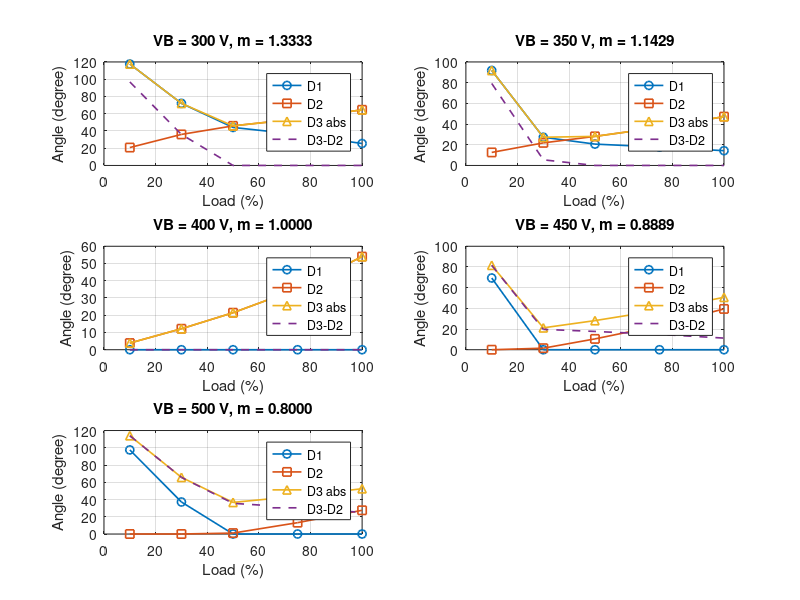
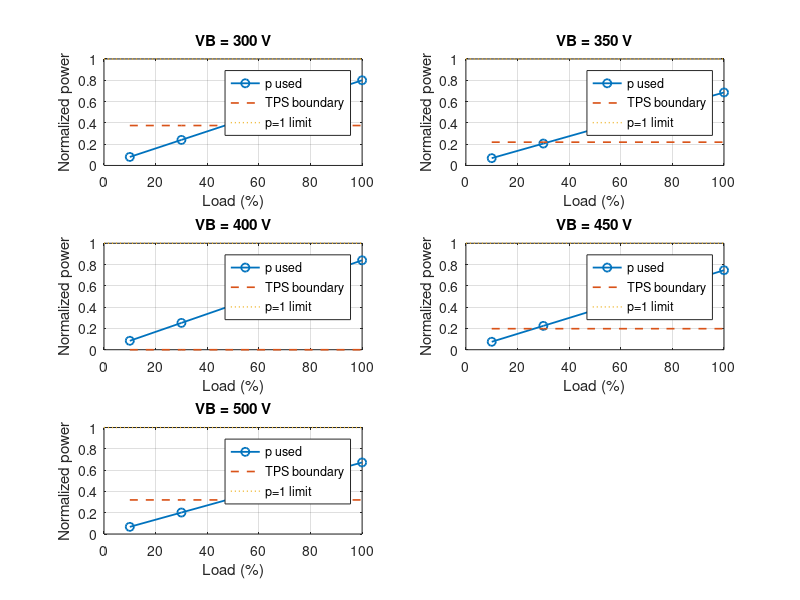
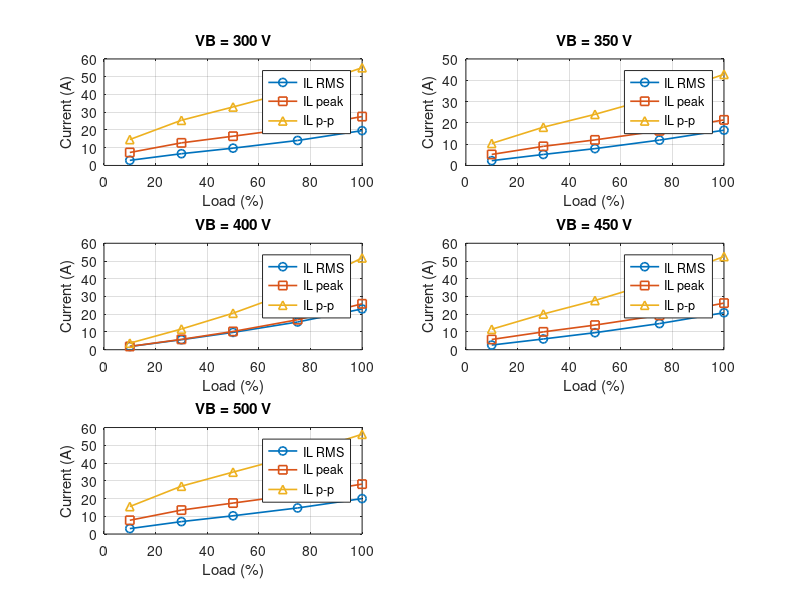
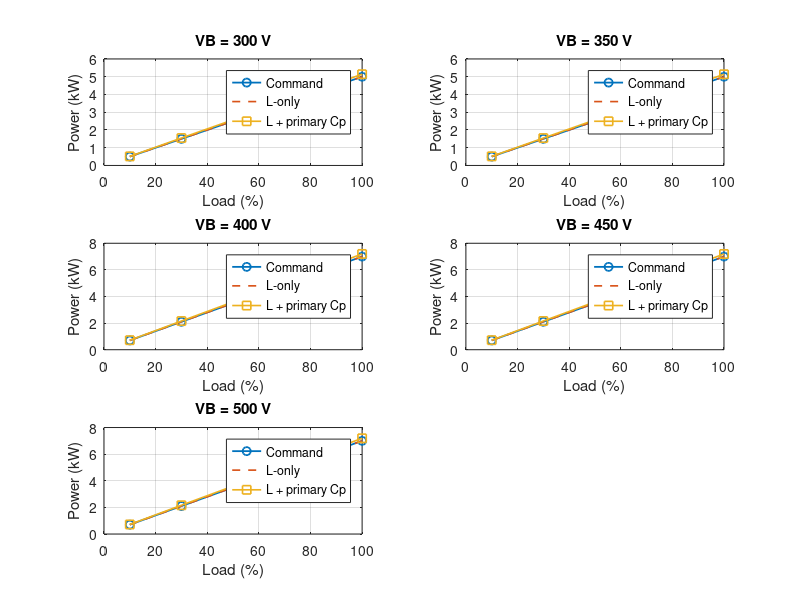

MATLAB code to generate these figures, in order: (Note: this script raises an error after producing the figures.)
function DAB_TPS_LOAD_POINTS_2018_V2()
% DAB_TPS_LOAD_POINTS_2018_V2
%
% MATLAB R2018a/R2018b compatible.
%
% Revised design:
%   VA                   = 400 V
%   VB                   = 300, 350, 400, 450, 500 V
%   Transformer ratio    = 1:1
%   Switching frequency  = 80 kHz
%   DAB inductance       = 30 uH
%   Output capacitor     = 1000 uF
%   Primary series Cp    = 4.7 uF
%   Secondary series C   = removed
%
% Load points:
%   10%, 30%, 50%, 75%, 100%
%
% Full-load power:
%   VB <= 350 V          5 kW
%   350 V < VB < 400 V   linear 5 kW to 7 kW
%   VB >= 400 V          7 kW
%
% This file calculates and plots:
%
%   A. TPS control variables
%      - m = n*VA/VB
%      - Pbase = VA*VB/(8*n*fs*L)
%      - p = Pref/Pbase
%      - power headroom
%      - TPS mode boundary
%      - D1, D2, D3
%      - D1, D2, D3 electrical angles
%
%   B. DAB electrical waveforms
%      - primary H4 bridge voltage vA
%      - secondary H4 bridge voltage vB referred to primary
%      - DAB transfer-inductor voltage vL
%      - DAB transfer-inductor current iL
%
%   C. Current stress
%      - iL RMS
%      - iL peak
%      - iL peak-to-peak
%      - average absolute iL
%      - crest factor
%
%   D. Power-quality and circulation metrics
%      - reconstructed transferred power
%      - primary backflow power
%      - secondary backflow power
%      - circulation-power proxy
%
%   E. Capacitor stress
%      - primary 4.7-uF capacitor RMS/peak voltage
%      - primary capacitor RMS current
%      - output-capacitor RMS ripple current
%      - output-capacitor switching ripple voltage
%
%   F. Commutation and PWM margins
%      - minimum primary-leg commutation current magnitude
%      - minimum secondary-leg commutation current magnitude
%      - minimum all-leg commutation current magnitude
%      - leakage-inductor energy at minimum commutation current
%      - primary active pulse width
%      - secondary active pulse width
%      - PWM counts at 100-MHz TBCLK
%
% Important:
%   The TPS command law is still based on the ideal VA/VB/L/fs power model.
%   The primary series capacitor is evaluated as a plant effect; it does not
%   silently modify the TPS closed-form equations.
%
% Run:
%   DAB_TPS_LOAD_POINTS_2018_V2
%
% Output directory:
%   DAB_TPS_LOAD_POINT_RESULTS_V2

clc;
close all;

cfg = default_configuration();

if exist(cfg.output_dir, 'dir') == 0
    mkdir(cfg.output_dir);
end

print_configuration(cfg);

result = calculate_all_operating_points(cfg);

plot_phase_angles(result, cfg);
plot_power_utilization(result, cfg);
plot_current_stress(result, cfg);
plot_power_tracking(result, cfg);
plot_backflow_power(result, cfg);
plot_primary_capacitor_stress(result, cfg);
plot_output_capacitor_stress(result, cfg);
plot_commutation_margin(result, cfg);
plot_pulse_widths(result, cfg);
plot_all_waveform_cases(result, cfg);

write_result_csv(result, cfg);
print_operating_point_table(result, cfg);

fprintf('\nCompleted.\n');
fprintf('Result directory: %s\n\n', cfg.output_dir);

end


%==========================================================================
% Configuration
%==========================================================================
function cfg = default_configuration()

cfg.VA_V = 400.0;

cfg.VB_cases_V = [300.0 350.0 400.0 450.0 500.0];
cfg.load_ratio = [0.10 0.30 0.50 0.75 1.00];

cfg.n = 1.0;
cfg.fs_Hz = 80e3;
cfg.Ts_s = 1.0 / cfg.fs_Hz;

% Revised from 25 uH to 30 uH.
cfg.L_H = 30e-6;

cfg.Co_F = 1000e-6;

% Primary series capacitor only.
cfg.Cprimary_F = 4.7e-6;

% Primary-referred lumped damping resistance.
% Replace with the measured total HF series resistance when available.
cfg.Rseries_ohm = 20e-3;

cfg.Plow_W = 5000.0;
cfg.Prated_W = 7000.0;
cfg.Vderate_end_V = 350.0;
cfg.Vrated_start_V = 400.0;

% Keep a small numerical margin from the p = 1 singular endpoint.
cfg.p_limit = 0.995;

cfg.wave_samples = 16384;

cfg.TBCLK_Hz = 100e6;
cfg.TBPRD = round(cfg.TBCLK_Hz / cfg.fs_Hz);
cfg.half_TBPRD = cfg.TBPRD / 2.0;

cfg.output_dir = 'DAB_TPS_LOAD_POINT_RESULTS_V2';
cfg.save_figures = 1;

end


%==========================================================================
% Calculate every VB/load operating point
%==========================================================================
function result = calculate_all_operating_points(cfg)

number_of_VB = length(cfg.VB_cases_V);
number_of_loads = length(cfg.load_ratio);
Npoint = number_of_VB * number_of_loads;

fields = { ...
    'VB_V', ...
    'load_percent', ...
    'P100_W', ...
    'Pref_W', ...
    'Iout_command_A', ...
    'm', ...
    'Pbase_W', ...
    'p_raw', ...
    'p', ...
    'p_headroom', ...
    'P_headroom_W', ...
    'p_boundary', ...
    'distance_to_boundary', ...
    'feasible', ...
    'mode_id', ...
    'D1', ...
    'D2', ...
    'D3', ...
    'D1_deg', ...
    'D2_deg', ...
    'D3_deg', ...
    'secondary_inner_deg', ...
    'D1_count', ...
    'D2_count', ...
    'D3_count', ...
    'primary_active_width_us', ...
    'secondary_active_width_us', ...
    'primary_active_width_count', ...
    'secondary_active_width_count', ...
    'P_Lonly_W', ...
    'P_with_Cp_W', ...
    'power_error_with_Cp_percent', ...
    'Irms_Lonly_A', ...
    'Ipk_Lonly_A', ...
    'Irms_with_Cp_A', ...
    'Ipk_with_Cp_A', ...
    'Ipp_with_Cp_A', ...
    'Iabsavg_with_Cp_A', ...
    'current_crest_factor', ...
    'Pback_primary_W', ...
    'Pback_secondary_W', ...
    'Pcirculation_proxy_W', ...
    'Pback_primary_ratio', ...
    'Pback_secondary_ratio', ...
    'VCp_rms_V', ...
    'VCp_peak_V', ...
    'ICp_rms_A', ...
    'Iin_dc_avg_A', ...
    'Iin_ripple_rms_A', ...
    'Iout_actual_avg_A', ...
    'Iout_ripple_rms_A', ...
    'Vout_ripple_pp_V', ...
    'Icomm_primary_min_abs_A', ...
    'Icomm_secondary_min_abs_A', ...
    'Icomm_all_min_abs_A', ...
    'Ecomm_min_uJ', ...
    'Vrms_primary_bridge_V', ...
    'Vrms_secondary_referred_V', ...
    'transformer_VA_primary', ...
    'transformer_VA_secondary_ref', ...
    'max_di_dt_A_per_us'};

for k = 1:length(fields)
    result.(fields{k}) = zeros(Npoint, 1);
end

result.waveform = cell(Npoint, 1);

point = 0;

for voltage_index = 1:number_of_VB
    VB = cfg.VB_cases_V(voltage_index);
    P100 = full_load_power_limit(VB, cfg);

    for load_index = 1:number_of_loads
        point = point + 1;

        load_ratio = cfg.load_ratio(load_index);
        Pref = P100 * load_ratio;

        [D1, D2, D3, status] = ...
            dab_tps_control_from_physical_power( ...
                cfg.VA_V, ...
                VB, ...
                Pref, ...
                cfg.n, ...
                cfg.fs_Hz, ...
                cfg.L_H, ...
                cfg.p_limit);

        metric_L = periodic_dab_model( ...
            cfg.VA_V, VB, cfg.n, ...
            D1, D2, D3, ...
            cfg, 0);

        metric_Cp = periodic_dab_model( ...
            cfg.VA_V, VB, cfg.n, ...
            D1, D2, D3, ...
            cfg, 1);

        result.VB_V(point) = VB;
        result.load_percent(point) = 100.0 * load_ratio;
        result.P100_W(point) = P100;
        result.Pref_W(point) = Pref;
        result.Iout_command_A(point) = Pref / VB;

        result.m(point) = status.m;
        result.Pbase_W(point) = status.Pbase_W;
        result.p_raw(point) = status.p_raw;
        result.p(point) = status.p;
        result.p_headroom(point) = 1.0 - status.p_raw;
        result.P_headroom_W(point) = status.Pbase_W - Pref;
        result.p_boundary(point) = status.p_boundary;
        result.distance_to_boundary(point) = ...
            status.p - status.p_boundary;
        result.feasible(point) = status.feasible;
        result.mode_id(point) = status.mode_id;

        result.D1(point) = D1;
        result.D2(point) = D2;
        result.D3(point) = D3;

        result.D1_deg(point) = 180.0 * D1;
        result.D2_deg(point) = 180.0 * D2;
        result.D3_deg(point) = 180.0 * D3;
        result.secondary_inner_deg(point) = 180.0 * (D3 - D2);

        result.D1_count(point) = round(D1 * cfg.half_TBPRD);
        result.D2_count(point) = round(D2 * cfg.half_TBPRD);
        result.D3_count(point) = round(D3 * cfg.half_TBPRD);

        result.primary_active_width_us(point) = ...
            (1.0 - D1) * cfg.Ts_s * 0.5 * 1e6;

        result.secondary_active_width_us(point) = ...
            (1.0 - (D3 - D2)) * cfg.Ts_s * 0.5 * 1e6;

        result.primary_active_width_count(point) = ...
            round((1.0 - D1) * cfg.half_TBPRD);

        result.secondary_active_width_count(point) = ...
            round((1.0 - (D3 - D2)) * cfg.half_TBPRD);

        result.P_Lonly_W(point) = metric_L.Pout_W;
        result.P_with_Cp_W(point) = metric_Cp.Pout_W;

        result.power_error_with_Cp_percent(point) = ...
            100.0 * (metric_Cp.Pout_W - Pref) / max(Pref, 1e-12);

        result.Irms_Lonly_A(point) = metric_L.Irms_A;
        result.Ipk_Lonly_A(point) = metric_L.Ipk_A;

        result.Irms_with_Cp_A(point) = metric_Cp.Irms_A;
        result.Ipk_with_Cp_A(point) = metric_Cp.Ipk_A;
        result.Ipp_with_Cp_A(point) = metric_Cp.Ipp_A;
        result.Iabsavg_with_Cp_A(point) = metric_Cp.Iabsavg_A;
        result.current_crest_factor(point) = metric_Cp.crest_factor;

        result.Pback_primary_W(point) = metric_Cp.Pback_primary_W;
        result.Pback_secondary_W(point) = metric_Cp.Pback_secondary_W;
        result.Pcirculation_proxy_W(point) = ...
            metric_Cp.Pcirculation_proxy_W;

        result.Pback_primary_ratio(point) = ...
            metric_Cp.Pback_primary_W / ...
            max(abs(metric_Cp.Pout_W), 1e-12);

        result.Pback_secondary_ratio(point) = ...
            metric_Cp.Pback_secondary_W / ...
            max(abs(metric_Cp.Pout_W), 1e-12);

        result.VCp_rms_V(point) = metric_Cp.VCp_rms_V;
        result.VCp_peak_V(point) = metric_Cp.VCp_peak_V;
        result.ICp_rms_A(point) = metric_Cp.Irms_A;

        result.Iin_dc_avg_A(point) = metric_Cp.Iin_dc_avg_A;
        result.Iin_ripple_rms_A(point) = metric_Cp.Iin_ripple_rms_A;

        result.Iout_actual_avg_A(point) = ...
            metric_Cp.Iout_dc_avg_A;

        result.Iout_ripple_rms_A(point) = ...
            metric_Cp.Iout_ripple_rms_A;

        result.Vout_ripple_pp_V(point) = ...
            metric_Cp.Vout_ripple_pp_V;

        result.Icomm_primary_min_abs_A(point) = ...
            metric_Cp.Icomm_primary_min_abs_A;

        result.Icomm_secondary_min_abs_A(point) = ...
            metric_Cp.Icomm_secondary_min_abs_A;

        result.Icomm_all_min_abs_A(point) = ...
            metric_Cp.Icomm_all_min_abs_A;

        result.Ecomm_min_uJ(point) = ...
            0.5 * cfg.L_H * ...
            metric_Cp.Icomm_all_min_abs_A^2 * 1e6;

        result.Vrms_primary_bridge_V(point) = ...
            metric_Cp.Vrms_primary_bridge_V;

        result.Vrms_secondary_referred_V(point) = ...
            metric_Cp.Vrms_secondary_referred_V;

        result.transformer_VA_primary(point) = ...
            metric_Cp.Vrms_primary_bridge_V * metric_Cp.Irms_A;

        result.transformer_VA_secondary_ref(point) = ...
            metric_Cp.Vrms_secondary_referred_V * metric_Cp.Irms_A;

        result.max_di_dt_A_per_us(point) = ...
            metric_Cp.max_di_dt_A_per_us;

        result.waveform{point} = metric_Cp;
    end
end

end


%==========================================================================
% Physical-power TPS controller
%==========================================================================
function [D1, D2, D3, status] = ...
    dab_tps_control_from_physical_power( ...
        VA, VB, Pref, n, fs, L, p_limit)

status.m = n * VA / VB;
status.Pbase_W = VA * VB / (8.0 * n * fs * L);
status.p_raw = Pref / status.Pbase_W;

if status.p_raw <= 1.0
    status.feasible = 1;
else
    status.feasible = 0;
end

status.p = min(max(status.p_raw, 0.0), p_limit);

[D1, D2, D3, mode_id, p_boundary] = ...
    mcso_tps_phase_equations(status.p, status.m);

status.mode_id = mode_id;
status.p_boundary = p_boundary;

end


%==========================================================================
% Existing TPS/MCSO closed-form equations
%==========================================================================
function [D1, D2, D3, mode_id, p_boundary] = ...
    mcso_tps_phase_equations(p, m)

p = min(max(p, 0.0), 1.0);

if abs(m - 1.0) < 1e-12
    p_boundary = 0.0;

    D1 = 0.0;
    D2 = 0.5 * (1.0 - sqrt(max(0.0, 1.0 - p)));
    D3 = D2;

    mode_id = 2;
    return;
end

if m > 1.0
    p_boundary = 2.0 * (m - 1.0) / (m * m);

    if p < p_boundary
        D1 = 1.0 - sqrt(p / (2.0 * (m - 1.0)));
        D2 = (m - 1.0) * (1.0 - D1);
        D3 = D1;
        mode_id = 3;
    else
        D1 = (m - 1.0) * ...
            sqrt((1.0 - p) / ...
            (m * m - 2.0 * m + 2.0));

        D2 = 0.5 + ...
            D1 * (m - 2.0) / ...
            (2.0 * (m - 1.0));

        D3 = D2;
        mode_id = 4;
    end
else
    p_boundary = 2.0 * (m - m * m);

    if p < p_boundary
        D1 = 1.0 - ...
            sqrt(p / (2.0 * m * (1.0 - m)));

        D2 = 0.0;
        D3 = m * D1 - m + 1.0;
        mode_id = 1;
    else
        D1 = 0.0;

        D2 = 0.5 * ...
            (1.0 - ...
            sqrt((1.0 - p) / ...
            (2.0 * m * m - 2.0 * m + 1.0)));

        D3 = 2.0 * m * D2 - D2 - m + 1.0;
        mode_id = 2;
    end
end

D1 = min(max(D1, 0.0), 1.0);
D2 = min(max(D2, 0.0), 1.0);
D3 = min(max(D3, 0.0), 1.0);

end


%==========================================================================
% Full-load power profile
%==========================================================================
function P100 = full_load_power_limit(VB, cfg)

if VB <= cfg.Vderate_end_V
    P100 = cfg.Plow_W;
elseif VB < cfg.Vrated_start_V
    ratio = ...
        (VB - cfg.Vderate_end_V) / ...
        (cfg.Vrated_start_V - cfg.Vderate_end_V);

    P100 = cfg.Plow_W + ...
        ratio * (cfg.Prated_W - cfg.Plow_W);
else
    P100 = cfg.Prated_W;
end

end


%==========================================================================
% Periodic DAB model
%==========================================================================
function metric = periodic_dab_model( ...
    VA, VB, n, D1, D2, D3, cfg, include_primary_capacitor)

N = cfg.wave_samples;

t_pu = (0:(N - 1)) / N;
t_s = t_pu * cfg.Ts_s;

qA1 = bridge_leg_square(t_pu, 0.0);
qA2 = bridge_leg_square(t_pu, 0.5 * D1);

qB1 = bridge_leg_square(t_pu, 0.5 * D2);
qB2 = bridge_leg_square(t_pu, 0.5 * D3);

sA = 0.5 * (qA1 + qA2);
sB = 0.5 * (qB1 + qB2);

vA_V = VA * sA;
vB_referred_V = (VB / n) * sB;

vDrive_V = vA_V - vB_referred_V;

if include_primary_capacitor == 0
    dt_s = cfg.Ts_s / N;

    iL_A = cumsum(vDrive_V) * dt_s / cfg.L_H;
    iL_A = iL_A - mean(iL_A);

    vCp_V = zeros(size(iL_A));
else
    [iL_A, vCp_V] = ...
        solve_periodic_LC_current(vDrive_V, cfg);
end

% Actual inductor voltage after primary series capacitor.
vL_V = vDrive_V - vCp_V - cfg.Rseries_ohm * iL_A;

p_primary_W = vA_V .* iL_A;
p_secondary_W = vB_referred_V .* iL_A;

% DC-side bridge currents.
iin_dc_A = sA .* iL_A;
iout_dc_A = sB .* iL_A / n;

iin_dc_avg_A = mean(iin_dc_A);
iout_dc_avg_A = mean(iout_dc_A);

iin_ripple_A = iin_dc_A - iin_dc_avg_A;
iout_ripple_A = iout_dc_A - iout_dc_avg_A;

% Output capacitor switching ripple.
dt_s = cfg.Ts_s / N;
vout_ripple_V = cumsum(iout_ripple_A) * dt_s / cfg.Co_F;
vout_ripple_V = vout_ripple_V - mean(vout_ripple_V);

% Switching/commutation currents at all leg transitions.
primary_events = [0.0, 0.5, ...
                  0.5 * D1, mod(0.5 * D1 + 0.5, 1.0)];

secondary_events = [0.5 * D2, mod(0.5 * D2 + 0.5, 1.0), ...
                    0.5 * D3, mod(0.5 * D3 + 0.5, 1.0)];

Icomm_primary_A = sample_periodic_waveform(iL_A, primary_events);
Icomm_secondary_A = sample_periodic_waveform(iL_A, secondary_events);

metric.t_pu = t_pu;
metric.t_s = t_s;

metric.vA_V = vA_V;
metric.vB_referred_V = vB_referred_V;
metric.vDrive_V = vDrive_V;
metric.vL_V = vL_V;

metric.iL_A = iL_A;
metric.vCp_V = vCp_V;

metric.iin_dc_A = iin_dc_A;
metric.iout_dc_A = iout_dc_A;
metric.iout_ripple_A = iout_ripple_A;
metric.vout_ripple_V = vout_ripple_V;

metric.Pin_W = mean(p_primary_W);
metric.Pout_W = mean(p_secondary_W);

metric.Irms_A = sqrt(mean(iL_A .* iL_A));
metric.Ipk_A = max(abs(iL_A));
metric.Ipp_A = max(iL_A) - min(iL_A);
metric.Iabsavg_A = mean(abs(iL_A));

metric.crest_factor = ...
    metric.Ipk_A / max(metric.Irms_A, 1e-12);

metric.Pback_primary_W = ...
    mean(max(-p_primary_W, 0.0));

metric.Pback_secondary_W = ...
    mean(max(-p_secondary_W, 0.0));

% This is a circulation/loss proxy, not IEEE reactive power.
metric.Pcirculation_proxy_W = ...
    mean(abs(p_primary_W)) - abs(mean(p_primary_W));

metric.VCp_rms_V = sqrt(mean(vCp_V .* vCp_V));
metric.VCp_peak_V = max(abs(vCp_V));

metric.Iin_dc_avg_A = iin_dc_avg_A;
metric.Iin_ripple_rms_A = ...
    sqrt(mean(iin_ripple_A .* iin_ripple_A));

metric.Iout_dc_avg_A = iout_dc_avg_A;
metric.Iout_ripple_rms_A = ...
    sqrt(mean(iout_ripple_A .* iout_ripple_A));

metric.Vout_ripple_pp_V = ...
    max(vout_ripple_V) - min(vout_ripple_V);

metric.Icomm_primary_A = Icomm_primary_A;
metric.Icomm_secondary_A = Icomm_secondary_A;

metric.Icomm_primary_min_abs_A = ...
    min(abs(Icomm_primary_A));

metric.Icomm_secondary_min_abs_A = ...
    min(abs(Icomm_secondary_A));

metric.Icomm_all_min_abs_A = ...
    min([abs(Icomm_primary_A), abs(Icomm_secondary_A)]);

metric.Vrms_primary_bridge_V = ...
    sqrt(mean(vA_V .* vA_V));

metric.Vrms_secondary_referred_V = ...
    sqrt(mean(vB_referred_V .* vB_referred_V));

metric.max_di_dt_A_per_us = ...
    max(abs(vL_V / cfg.L_H)) / 1e6;

end


%==========================================================================
% Periodic L + primary capacitor solution
%==========================================================================
function [iL_A, vCp_V] = ...
    solve_periodic_LC_current(vDrive_V, cfg)

N = length(vDrive_V);

Vh = fft(vDrive_V) / N;

harmonic_number = [0:(N / 2), (-N / 2 + 1):-1];
omega = 2.0 * pi * cfg.fs_Hz * harmonic_number;

Ih = zeros(1, N);
VCh = zeros(1, N);

for index = 1:N
    if harmonic_number(index) == 0
        Ih(index) = 0.0;
        VCh(index) = 0.0;
    else
        ZL = 1i * omega(index) * cfg.L_H;
        ZC = 1.0 / ...
            (1i * omega(index) * cfg.Cprimary_F);

        Ztotal = cfg.Rseries_ohm + ZL + ZC;

        Ih(index) = Vh(index) / Ztotal;
        VCh(index) = Ih(index) * ZC;
    end
end

iL_A = real(ifft(Ih * N));
vCp_V = real(ifft(VCh * N));

end


%==========================================================================
% Sample periodic waveform at normalized event times
%==========================================================================
function values = sample_periodic_waveform(waveform, event_time_pu)

N = length(waveform);
values = zeros(size(event_time_pu));

for k = 1:length(event_time_pu)
    normalized_time = mod(event_time_pu(k), 1.0);
    index = floor(normalized_time * N) + 1;

    if index > N
        index = 1;
    end

    values(k) = waveform(index);
end

end


%==========================================================================
% Bridge-leg square wave
%==========================================================================
function q = bridge_leg_square(t_pu, phase_cycles)

local_time = mod(t_pu - phase_cycles, 1.0);

q = ones(size(local_time));
q(local_time >= 0.5) = -1.0;

end


%==========================================================================
% Plot helpers
%==========================================================================
function plot_phase_angles(result, cfg)

figure('Name', 'TPS phase angles');

for voltage_index = 1:length(cfg.VB_cases_V)
    VB = cfg.VB_cases_V(voltage_index);
    mask = abs(result.VB_V - VB) < 1e-9;

    subplot(3, 2, voltage_index);

    plot(result.load_percent(mask), ...
         result.D1_deg(mask), '-o', 'LineWidth', 1.2);
    hold on;
    plot(result.load_percent(mask), ...
         result.D2_deg(mask), '-s', 'LineWidth', 1.2);
    plot(result.load_percent(mask), ...
         result.D3_deg(mask), '-^', 'LineWidth', 1.2);
    plot(result.load_percent(mask), ...
         result.secondary_inner_deg(mask), ...
         '--', 'LineWidth', 1.2);
    hold off;

    xlabel('Load (%)');
    ylabel('Angle (degree)');
    title(sprintf('VB = %.0f V, m = %.4f', ...
          VB, cfg.n * cfg.VA_V / VB));
    legend('D1', 'D2', 'D3 abs', 'D3-D2', ...
           'Location', 'best');
    grid on;
end

save_figure(cfg, '01_D1_D2_D3_angles.png');

end


function plot_power_utilization(result, cfg)

figure('Name', 'Power utilization and mode boundary');

for voltage_index = 1:length(cfg.VB_cases_V)
    VB = cfg.VB_cases_V(voltage_index);
    mask = abs(result.VB_V - VB) < 1e-9;

    subplot(3, 2, voltage_index);

    plot(result.load_percent(mask), ...
         result.p(mask), '-o', 'LineWidth', 1.3);
    hold on;
    plot(result.load_percent(mask), ...
         result.p_boundary(mask), '--', 'LineWidth', 1.2);
    plot([0 100], [1 1], ':', 'LineWidth', 1.0);
    hold off;

    xlabel('Load (%)');
    ylabel('Normalized power');
    title(sprintf('VB = %.0f V', VB));
    legend('p used', 'TPS boundary', 'p=1 limit', ...
           'Location', 'best');
    grid on;
end

save_figure(cfg, '02_power_utilization.png');

end


function plot_current_stress(result, cfg)

figure('Name', 'Inductor current stress');

for voltage_index = 1:length(cfg.VB_cases_V)
    VB = cfg.VB_cases_V(voltage_index);
    mask = abs(result.VB_V - VB) < 1e-9;

    subplot(3, 2, voltage_index);

    plot(result.load_percent(mask), ...
         result.Irms_with_Cp_A(mask), ...
         '-o', 'LineWidth', 1.2);
    hold on;
    plot(result.load_percent(mask), ...
         result.Ipk_with_Cp_A(mask), ...
         '-s', 'LineWidth', 1.2);
    plot(result.load_percent(mask), ...
         result.Ipp_with_Cp_A(mask), ...
         '-^', 'LineWidth', 1.2);
    hold off;

    xlabel('Load (%)');
    ylabel('Current (A)');
    title(sprintf('VB = %.0f V', VB));
    legend('IL RMS', 'IL peak', 'IL p-p', ...
           'Location', 'best');
    grid on;
end

save_figure(cfg, '03_current_stress.png');

end


function plot_power_tracking(result, cfg)

figure('Name', 'Power tracking');

for voltage_index = 1:length(cfg.VB_cases_V)
    VB = cfg.VB_cases_V(voltage_index);
    mask = abs(result.VB_V - VB) < 1e-9;

    subplot(3, 2, voltage_index);

    plot(result.load_percent(mask), ...
         result.Pref_W(mask) / 1000.0, ...
         '-o', 'LineWidth', 1.3);
    hold on;
    plot(result.load_percent(mask), ...
         result.P_Lonly_W(mask) / 1000.0, ...
         '--', 'LineWidth', 1.2);
    plot(result.load_percent(mask), ...
         result.P_with_Cp_W(mask) / 1000.0, ...
         '-s', 'LineWidth', 1.2);
    hold off;

    xlabel('Load (%)');
    ylabel('Power (kW)');
    title(sprintf('VB = %.0f V', VB));
    legend('Command', 'L-only', 'L + primary Cp', ...
           'Location', 'best');
    grid on;
end

save_figure(cfg, '04_power_tracking.png');

end


function plot_backflow_power(result, cfg)

figure('Name', 'Backflow and circulation power');

for voltage_index = 1:length(cfg.VB_cases_V)
    VB = cfg.VB_cases_V(voltage_index);
    mask = abs(result.VB_V - VB) < 1e-9;

    subplot(3, 2, voltage_index);

    plot(result.load_percent(mask), ...
         result.Pback_primary_W(mask) / 1000.0, ...
         '-o', 'LineWidth', 1.2);
    hold on;
    plot(result.load_percent(mask), ...
         result.Pback_secondary_W(mask) / 1000.0, ...
         '-s', 'LineWidth', 1.2);
    plot(result.load_percent(mask), ...
         result.Pcirculation_proxy_W(mask) / 1000.0, ...
         '--', 'LineWidth', 1.2);
    hold off;

    xlabel('Load (%)');
    ylabel('Power (kW)');
    title(sprintf('VB = %.0f V', VB));
    legend('Primary backflow', ...
           'Secondary backflow', ...
           'Circulation proxy', ...
           'Location', 'best');
    grid on;
end

save_figure(cfg, '05_backflow_power.png');

end


function plot_primary_capacitor_stress(result, cfg)

figure('Name', 'Primary series capacitor stress');

for voltage_index = 1:length(cfg.VB_cases_V)
    VB = cfg.VB_cases_V(voltage_index);
    mask = abs(result.VB_V - VB) < 1e-9;

    subplot(3, 2, voltage_index);

    yyaxis left;
    plot(result.load_percent(mask), ...
         result.VCp_rms_V(mask), ...
         '-o', 'LineWidth', 1.2);
    hold on;
    plot(result.load_percent(mask), ...
         result.VCp_peak_V(mask), ...
         '-s', 'LineWidth', 1.2);
    plot([0 100], [250 250], ':', 'LineWidth', 1.0);
    hold off;
    ylabel('Capacitor voltage (V)');

    yyaxis right;
    plot(result.load_percent(mask), ...
         result.ICp_rms_A(mask), ...
         '--', 'LineWidth', 1.2);
    ylabel('Capacitor RMS current (A)');

    xlabel('Load (%)');
    title(sprintf('VB = %.0f V', VB));
    grid on;
end

save_figure(cfg, '06_primary_capacitor_stress.png');

end


function plot_output_capacitor_stress(result, cfg)

figure('Name', 'Output capacitor stress');

for voltage_index = 1:length(cfg.VB_cases_V)
    VB = cfg.VB_cases_V(voltage_index);
    mask = abs(result.VB_V - VB) < 1e-9;

    subplot(3, 2, voltage_index);

    yyaxis left;
    plot(result.load_percent(mask), ...
         result.Iout_ripple_rms_A(mask), ...
         '-o', 'LineWidth', 1.2);
    ylabel('Co RMS ripple current (A)');

    yyaxis right;
    plot(result.load_percent(mask), ...
         result.Vout_ripple_pp_V(mask), ...
         '-s', 'LineWidth', 1.2);
    ylabel('Output ripple p-p (V)');

    xlabel('Load (%)');
    title(sprintf('VB = %.0f V', VB));
    grid on;
end

save_figure(cfg, '07_output_capacitor_stress.png');

end


function plot_commutation_margin(result, cfg)

figure('Name', 'Commutation-current margin');

for voltage_index = 1:length(cfg.VB_cases_V)
    VB = cfg.VB_cases_V(voltage_index);
    mask = abs(result.VB_V - VB) < 1e-9;

    subplot(3, 2, voltage_index);

    plot(result.load_percent(mask), ...
         result.Icomm_primary_min_abs_A(mask), ...
         '-o', 'LineWidth', 1.2);
    hold on;
    plot(result.load_percent(mask), ...
         result.Icomm_secondary_min_abs_A(mask), ...
         '-s', 'LineWidth', 1.2);
    plot(result.load_percent(mask), ...
         result.Icomm_all_min_abs_A(mask), ...
         '--', 'LineWidth', 1.2);
    hold off;

    xlabel('Load (%)');
    ylabel('Minimum |Icomm| (A)');
    title(sprintf('VB = %.0f V', VB));
    legend('Primary legs', ...
           'Secondary legs', ...
           'All legs minimum', ...
           'Location', 'best');
    grid on;
end

save_figure(cfg, '08_commutation_margin.png');

end


function plot_pulse_widths(result, cfg)

figure('Name', 'Active pulse widths');

for voltage_index = 1:length(cfg.VB_cases_V)
    VB = cfg.VB_cases_V(voltage_index);
    mask = abs(result.VB_V - VB) < 1e-9;

    subplot(3, 2, voltage_index);

    plot(result.load_percent(mask), ...
         result.primary_active_width_us(mask), ...
         '-o', 'LineWidth', 1.2);
    hold on;
    plot(result.load_percent(mask), ...
         result.secondary_active_width_us(mask), ...
         '-s', 'LineWidth', 1.2);
    hold off;

    xlabel('Load (%)');
    ylabel('Active pulse width (us)');
    title(sprintf('VB = %.0f V', VB));
    legend('Primary bridge', ...
           'Secondary bridge', ...
           'Location', 'best');
    grid on;
end

save_figure(cfg, '09_active_pulse_widths.png');

end


%==========================================================================
% Five VA/VB/IL waveforms for each output voltage
%==========================================================================
function plot_all_waveform_cases(result, cfg)

for voltage_index = 1:length(cfg.VB_cases_V)
    VB = cfg.VB_cases_V(voltage_index);

    figure('Name', sprintf('VA VB IL waveforms VB %.0f V', VB));

    for load_index = 1:length(cfg.load_ratio)
        load_percent = 100.0 * cfg.load_ratio(load_index);

        point = find( ...
            (abs(result.VB_V - VB) < 1e-9) & ...
            (abs(result.load_percent - load_percent) < 1e-9), ...
            1, 'first');

        wave = result.waveform{point};

        subplot(5, 1, load_index);

        yyaxis left;
        stairs(wave.t_s * 1e6, ...
               wave.vA_V, ...
               'LineWidth', 1.0);
        hold on;
        stairs(wave.t_s * 1e6, ...
               wave.vB_referred_V, ...
               'LineWidth', 1.0);
        hold off;
        ylabel('vA, vB (V)');

        yyaxis right;
        plot(wave.t_s * 1e6, ...
             wave.iL_A, ...
             'LineWidth', 1.1);
        ylabel('iL (A)');

        title(sprintf( ...
            ['Load %.0f%%, %.2f kW, p %.3f, M%u, ' ...
             'D1 %.2f deg, D2 %.2f deg, D3 %.2f deg'], ...
            result.load_percent(point), ...
            result.Pref_W(point) / 1000.0, ...
            result.p(point), ...
            result.mode_id(point), ...
            result.D1_deg(point), ...
            result.D2_deg(point), ...
            result.D3_deg(point)));

        grid on;

        if load_index == 1
            legend('vA primary H4', ...
                   'vB secondary H4 referred', ...
                   'iL', ...
                   'Location', 'best');
        end

        if load_index == length(cfg.load_ratio)
            xlabel('Time (us)');
        end
    end

    filename = sprintf( ...
        '%02u_waveforms_VB_%03.0fV.png', ...
        10 + voltage_index, VB);

    save_figure(cfg, filename);
end

end


%==========================================================================
% CSV output
%==========================================================================
function write_result_csv(result, cfg)

result_table = table( ...
    result.VB_V, ...
    result.load_percent, ...
    result.P100_W, ...
    result.Pref_W, ...
    result.Iout_command_A, ...
    result.m, ...
    result.Pbase_W, ...
    result.p_raw, ...
    result.p, ...
    result.p_headroom, ...
    result.P_headroom_W, ...
    result.p_boundary, ...
    result.distance_to_boundary, ...
    result.feasible, ...
    result.mode_id, ...
    result.D1, ...
    result.D2, ...
    result.D3, ...
    result.D1_deg, ...
    result.D2_deg, ...
    result.D3_deg, ...
    result.secondary_inner_deg, ...
    result.D1_count, ...
    result.D2_count, ...
    result.D3_count, ...
    result.primary_active_width_us, ...
    result.secondary_active_width_us, ...
    result.primary_active_width_count, ...
    result.secondary_active_width_count, ...
    result.P_Lonly_W, ...
    result.P_with_Cp_W, ...
    result.power_error_with_Cp_percent, ...
    result.Irms_Lonly_A, ...
    result.Ipk_Lonly_A, ...
    result.Irms_with_Cp_A, ...
    result.Ipk_with_Cp_A, ...
    result.Ipp_with_Cp_A, ...
    result.Iabsavg_with_Cp_A, ...
    result.current_crest_factor, ...
    result.Pback_primary_W, ...
    result.Pback_secondary_W, ...
    result.Pcirculation_proxy_W, ...
    result.Pback_primary_ratio, ...
    result.Pback_secondary_ratio, ...
    result.VCp_rms_V, ...
    result.VCp_peak_V, ...
    result.ICp_rms_A, ...
    result.Iin_dc_avg_A, ...
    result.Iin_ripple_rms_A, ...
    result.Iout_actual_avg_A, ...
    result.Iout_ripple_rms_A, ...
    result.Vout_ripple_pp_V, ...
    result.Icomm_primary_min_abs_A, ...
    result.Icomm_secondary_min_abs_A, ...
    result.Icomm_all_min_abs_A, ...
    result.Ecomm_min_uJ, ...
    result.Vrms_primary_bridge_V, ...
    result.Vrms_secondary_referred_V, ...
    result.transformer_VA_primary, ...
    result.transformer_VA_secondary_ref, ...
    result.max_di_dt_A_per_us, ...
    'VariableNames', { ...
    'VB_V', ...
    'load_percent', ...
    'P100_W', ...
    'Pref_W', ...
    'Iout_command_A', ...
    'm_nVA_over_VB', ...
    'Pbase_W', ...
    'p_raw', ...
    'p_used', ...
    'p_headroom', ...
    'P_headroom_W', ...
    'p_boundary', ...
    'distance_to_boundary', ...
    'feasible', ...
    'mode_id', ...
    'D1', ...
    'D2', ...
    'D3', ...
    'D1_deg', ...
    'D2_deg', ...
    'D3_deg', ...
    'secondary_inner_deg', ...
    'D1_count', ...
    'D2_count', ...
    'D3_count', ...
    'primary_active_width_us', ...
    'secondary_active_width_us', ...
    'primary_active_width_count', ...
    'secondary_active_width_count', ...
    'P_Lonly_W', ...
    'P_with_primary_Cp_W', ...
    'power_error_with_Cp_percent', ...
    'Irms_Lonly_A', ...
    'Ipk_Lonly_A', ...
    'Irms_with_primary_Cp_A', ...
    'Ipk_with_primary_Cp_A', ...
    'Ipp_with_primary_Cp_A', ...
    'Iabsavg_with_primary_Cp_A', ...
    'current_crest_factor', ...
    'Pback_primary_W', ...
    'Pback_secondary_W', ...
    'Pcirculation_proxy_W', ...
    'Pback_primary_ratio', ...
    'Pback_secondary_ratio', ...
    'VCp_rms_V', ...
    'VCp_peak_V', ...
    'ICp_rms_A', ...
    'Iin_dc_avg_A', ...
    'Iin_ripple_rms_A', ...
    'Iout_actual_avg_A', ...
    'Iout_ripple_rms_A', ...
    'Vout_ripple_pp_V', ...
    'Icomm_primary_min_abs_A', ...
    'Icomm_secondary_min_abs_A', ...
    'Icomm_all_min_abs_A', ...
    'Ecomm_min_uJ', ...
    'Vrms_primary_bridge_V', ...
    'Vrms_secondary_referred_V', ...
    'transformer_VA_primary', ...
    'transformer_VA_secondary_ref', ...
    'max_di_dt_A_per_us'});

writetable( ...
    result_table, ...
    fullfile(cfg.output_dir, ...
    'DAB_TPS_LOAD_POINTS_all_V2.csv'));

end


%==========================================================================
% Console reporting
%==========================================================================
function print_configuration(cfg)

f_resonance_Hz = ...
    1.0 / ...
    (2.0 * pi * sqrt(cfg.L_H * cfg.Cprimary_F));

XL_ohm = 2.0 * pi * cfg.fs_Hz * cfg.L_H;
XC_ohm = 1.0 / ...
    (2.0 * pi * cfg.fs_Hz * cfg.Cprimary_F);

fprintf('\n');
fprintf('============================================================\n');
fprintf(' DAB TPS FIVE-LOAD-POINT ANALYSIS V2\n');
fprintf('============================================================\n');
fprintf('VA                         = %.1f V\n', cfg.VA_V);
fprintf('VB cases                   = ');
fprintf('%.0f ', cfg.VB_cases_V);
fprintf('V\n');
fprintf('Load points                = ');
fprintf('%.0f%% ', 100.0 * cfg.load_ratio);
fprintf('\n');
fprintf('Transformer ratio          = %.3f\n', cfg.n);
fprintf('Switching frequency        = %.3f kHz\n', ...
        cfg.fs_Hz / 1000.0);
fprintf('DAB inductance             = %.3f uH\n', ...
        cfg.L_H * 1e6);
fprintf('Primary series capacitor   = %.3f uF\n', ...
        cfg.Cprimary_F * 1e6);
fprintf('Secondary series capacitor = REMOVED\n');
fprintf('Output capacitor           = %.3f uF\n', ...
        cfg.Co_F * 1e6);
fprintf('L-C resonance              = %.3f kHz\n', ...
        f_resonance_Hz / 1000.0);
fprintf('XL at fs                   = %.4f ohm\n', XL_ohm);
fprintf('XC at fs                   = %.4f ohm\n', XC_ohm);
fprintf('Net fundamental reactance  = %.4f ohm\n', ...
        XL_ohm - XC_ohm);
fprintf('TBPRD at 100-MHz TBCLK     = %u\n', cfg.TBPRD);
fprintf('============================================================\n');

end


function print_operating_point_table(result, cfg)

fprintf('\n');
fprintf(['VB  Load Pref  p     Headroom Mode ' ...
         'D1deg D2deg D3deg ILrms ILpk Vopp\n']);

fprintf(['-------------------------------------------------------------' ...
         '---------------------\n']);

for point = 1:length(result.VB_V)
    fprintf(['%3.0f %4.0f%% %4.1f %.3f  %.3f   M%u  ' ...
             '%5.1f %5.1f %5.1f %5.1f %5.1f %.3f\n'], ...
        result.VB_V(point), ...
        result.load_percent(point), ...
        result.Pref_W(point) / 1000.0, ...
        result.p(point), ...
        result.p_headroom(point), ...
        result.mode_id(point), ...
        result.D1_deg(point), ...
        result.D2_deg(point), ...
        result.D3_deg(point), ...
        result.Irms_with_Cp_A(point), ...
        result.Ipk_with_Cp_A(point), ...
        result.Vout_ripple_pp_V(point));
end

fprintf(['-------------------------------------------------------------' ...
         '---------------------\n']);

fprintf('\nPower-utilization check at 100%% load:\n');

for voltage_index = 1:length(cfg.VB_cases_V)
    VB = cfg.VB_cases_V(voltage_index);

    point = find( ...
        (abs(result.VB_V - VB) < 1e-9) & ...
        (abs(result.load_percent - 100.0) < 1e-9), ...
        1, 'first');

    fprintf(['VB=%3.0f V: Pref=%.2f kW, Pbase=%.2f kW, ' ...
             'p=%.3f, headroom=%.2f kW\n'], ...
        VB, ...
        result.Pref_W(point) / 1000.0, ...
        result.Pbase_W(point) / 1000.0, ...
        result.p(point), ...
        result.P_headroom_W(point) / 1000.0);
end

end


%==========================================================================
% Figure save helper
%==========================================================================
function save_figure(cfg, filename)

if isfield(cfg, 'save_figures') == 0
    save_enable = 1;
else
    save_enable = cfg.save_figures;
end

if save_enable ~= 0
    print(gcf, ...
          fullfile(cfg.output_dir, filename), ...
          '-dpng', '-r160');
end

end
